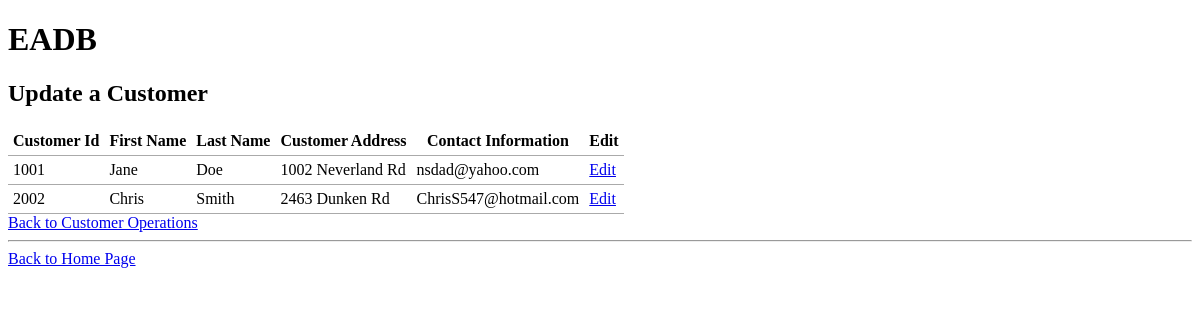
The page /updateCustomer.php on the database its author committed.
### tables this page shows
CREATE TABLE IF NOT EXISTS `customer`( 
`customer_id`INT NOT NULL,
`first_name`VARCHAR(15) NOT NULL,
`last_name`VARCHAR(20) NOT NULL,
`customer_address`VARCHAR(40),
`contact_information`VARCHAR(40),
PRIMARY KEY (`customer_id`));

### common.php (called while the page is built)
<?php
function escape($html) {
  return htmlspecialchars($html, ENT_QUOTES | ENT_SUBSTITUTE, "UTF-8");
}
 ?>

### updateCustomer.php (the view)
<?php
  try{
    require "config.php";
    require "common.php";
    $connection = new PDO($dsn, $username, $password, $options);
    $sql = "SELECT * FROM customer";
    $statement = $connection->prepare($sql);
    $statement->execute();
    $result = $statement->fetchAll();
  }catch(PDOException $error){
    echo $sql . "<br>" . $error->getMessage();
  }
 ?>
 <?php include "templates/header.php"; ?>
 <h2>Update a Customer</h2>
 <table>
  <thead>
    <tr>
      <th>Customer Id</th>
      <th>First Name</th>
      <th>Last Name</th>
      <th>Customer Address</th>
      <th>Contact Information</th>
      <th>Edit</th>
    </tr>
  </thead>
  <tbody>
  <?php
       foreach($result as $row) : ?>
         <tr>
           <td><?php echo escape($row["customer_id"]); ?></td>
           <td><?php echo escape($row["first_name"]); ?></td>
           <td><?php echo escape($row["last_name"]); ?></td>
           <td><?php echo escape($row["customer_address"]); ?></td>
           <td><?php echo escape($row["contact_information"]); ?></td>
           <td><a href="update-singleCustomer.php?customer_id=<?php echo escape($row["customer_id"]); ?>">Edit</a></td>
         </tr>
       <?php endforeach; ?>
  </tbody>
</table>
<a href="customerOperations.php">Back to Customer Operations</a>
<hr>
<a href="index.php">Back to Home Page</a>
<?php require "templates/footer.php"; ?>

### css/style.css (style rules this page uses)
table { border-collapse: collapse;; border-spacing: 0; }
td, th { padding: 5px; border-bottom: 1px solid #aaa; }

### rows shown on the page
customer: customer_id "1001", first_name "Jane", last_name "Doe", customer_address "1002 Neverland Rd", contact_information "nsdad@yahoo.com"
customer: customer_id "2002", first_name "Chris", last_name "Smith", customer_address "2463 Dunken Rd", contact_information "ChrisS547@hotmail.com"
